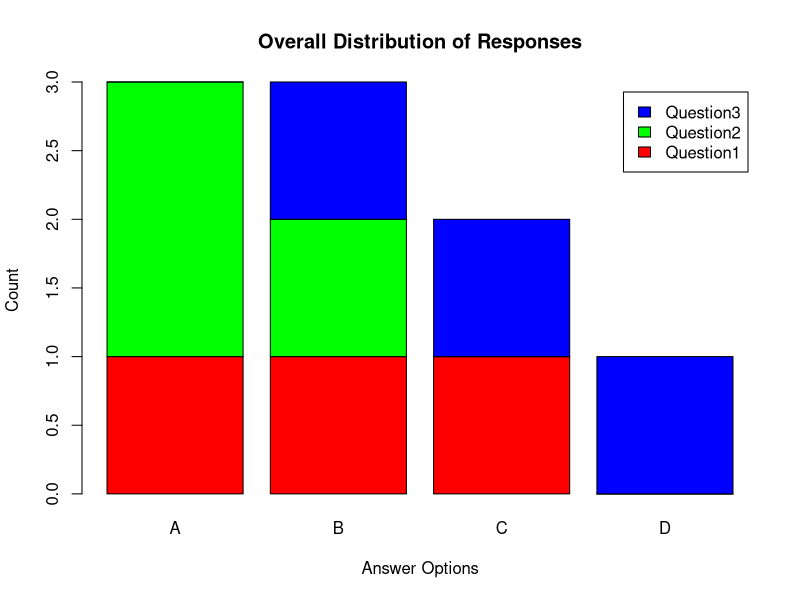

Write the R code that produced this figure.
survey_data <- data.frame(
  Survey_ID = c(1, 2, 3),
  Question1 = c("A", "B", "C"),
  Question2 = c("B", "A", "A"),
  Question3 = c("C", "D", "B")
)

# Display Dataset
print(survey_data)

responses <- sort(unique(c(
  survey_data$Question1,
  survey_data$Question2,
  survey_data$Question3
)))

q1 <- table(factor(survey_data$Question1, levels = responses))
q2 <- table(factor(survey_data$Question2, levels = responses))
q3 <- table(factor(survey_data$Question3, levels = responses))

response_matrix <- rbind(q1, q2, q3)

barplot(
  response_matrix,
  beside = FALSE,
  col = c("red", "green", "blue"),
  legend.text = c("Question1", "Question2", "Question3"),
  main = "Overall Distribution of Responses",
  xlab = "Answer Options",
  ylab = "Count"
)
